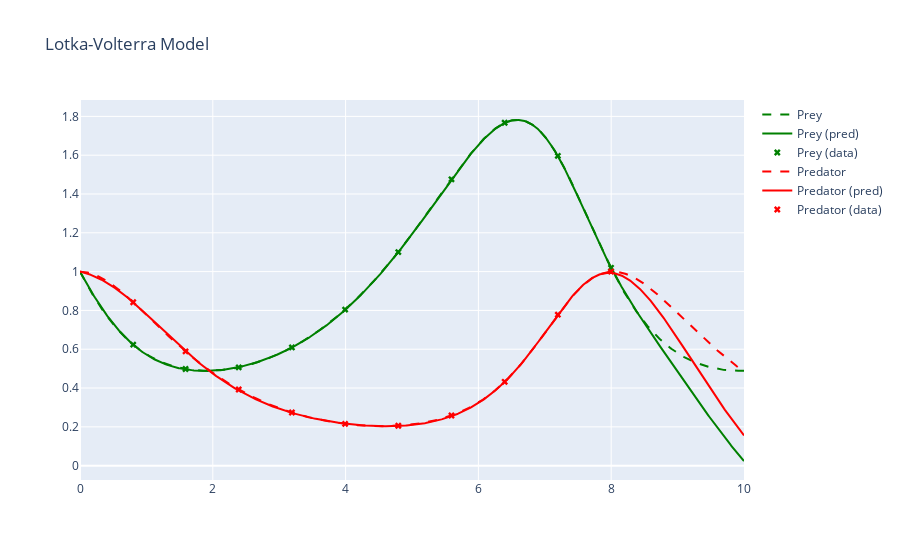
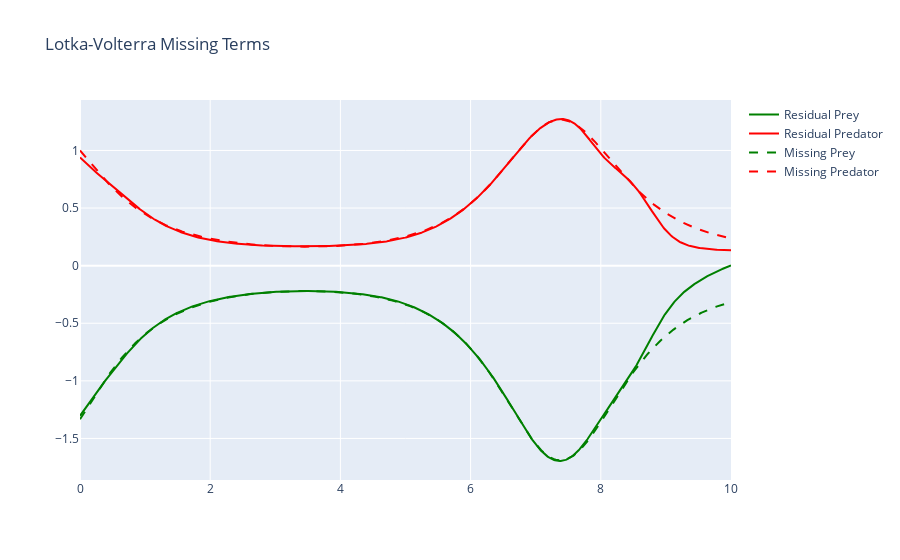

Notebook code for these charts, in order:
### Code cell
plots = plotter(upinn.u, upinn.G)
plots["Solution"].show()
plots["Missing Terms"].show()

### Figure 1 — Plotly figure (JSON) as saved in the notebook; plotly's stock layout.template omitted (floating-point values rounded to 4 significant figures; data arrays with more than 128 entries replaced by an {"elided": "..."} marker saying what was removed)
{"data": [{"line": {"color": "green", "dash": "dash"}, "mode": "lines", "name": "Prey", "type": "scatter", "x": {"elided": "800 float values"}, "y": {"elided": "800 float values"}}, {"line": {"color": "green"}, "mode": "lines", "name": "Prey (pred)", "type": "scatter", "x": {"elided": "800 float values"}, "y": {"elided": "800 float values"}}, {"marker": {"color": "green", "symbol": "x"}, "mode": "markers", "name": "Prey (data)", "type": "scatter", "x": [0.801, 1.589, 2.39, 3.191, 3.992, 4.793, 5.594, 6.395, 7.196, 7.997], "y": [0.6235, 0.498, 0.5067, 0.6093, 0.8041, 1.1, 1.476, 1.767, 1.597, 1.02]}, {"line": {"color": "red", "dash": "dash"}, "mode": "lines", "name": "Predator", "type": "scatter", "x": {"elided": "800 float values"}, "y": {"elided": "800 float values"}}, {"line": {"color": "red"}, "mode": "lines", "name": "Predator (pred)", "type": "scatter", "x": {"elided": "800 float values"}, "y": {"elided": "800 float values"}}, {"marker": {"color": "red", "symbol": "x"}, "mode": "markers", "name": "Predator (data)", "type": "scatter", "x": [0.801, 1.589, 2.39, 3.191, 3.992, 4.793, 5.594, 6.395, 7.196, 7.997], "y": [0.8422, 0.5888, 0.3925, 0.2739, 0.2151, 0.2056, 0.2584, 0.4321, 0.7779, 0.9997]}], "layout": {"title": {"text": "Lotka-Volterra Model"}}}

### Figure 2 — Plotly figure (JSON) as saved in the notebook; plotly's stock layout.template omitted (floating-point values rounded to 4 significant figures; data arrays with more than 128 entries replaced by an {"elided": "..."} marker saying what was removed)
{"data": [{"line": {"color": "green"}, "mode": "lines", "name": "Residual Prey", "type": "scatter", "x": {"elided": "800 float values"}, "y": {"elided": "800 float values"}}, {"line": {"color": "red"}, "mode": "lines", "name": "Residual Predator", "type": "scatter", "x": {"elided": "800 float values"}, "y": {"elided": "800 float values"}}, {"line": {"color": "green", "dash": "dash"}, "mode": "lines", "name": "Missing Prey", "type": "scatter", "x": {"elided": "800 float values"}, "y": {"elided": "800 float values"}}, {"line": {"color": "red", "dash": "dash"}, "mode": "lines", "name": "Missing Predator", "type": "scatter", "x": {"elided": "800 float values"}, "y": {"elided": "800 float values"}}], "layout": {"title": {"text": "Lotka-Volterra Missing Terms"}}}
